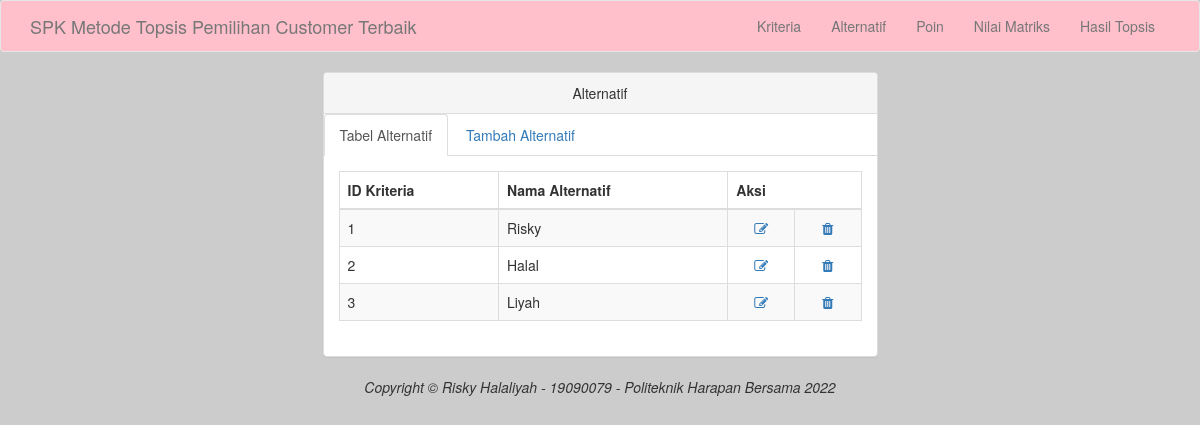
The page /alternatif.php on the database its author committed.
### tables this page shows
CREATE TABLE `tab_alternatif` (
  `id_alternatif` int(11) NOT NULL,
  `nama_alternatif` varchar(50) NOT NULL
);

### alternatif.php (the view, shortened to what this page needs)
<?php
include ("koneksi.php");
 ?>
<!DOCTYPE html>
<html>
  <head>
    <link href="tampilan/css/bootstrap.min.css" rel="stylesheet">
    <link href="tampilan/font-awesome/css/font-awesome.min.css" rel="stylesheet" type="text/css">
  </head>
  <body>
    <nav class="navbar navbar-default navbar-custom navbar-dark bg-dark" style='background-color:pink;'>
      <div class="container">
        <div class="navbar-header">
          <a class="navbar-brand" href="index.php">SPK Metode Topsis Pemilihan Customer Terbaik</a>
        </div>
        <div class="collapse navbar-collapse">
          <ul class="nav navbar-nav navbar-right">
            <li>
              <a href="kriteria.php">Kriteria</a>
            </li>
            <li>
              <a href="alternatif.php">Alternatif</a>
            </li>
            <li>
              <a href="poin.php">Poin</a>
            </li>
            <li>
              <a href="nilmat.php">Nilai Matriks</a>
            </li>
            <li>
              <a href="hastop.php">Hasil Topsis</a>
            </li>
          </ul>
        </div>
      </div>
    </nav>
    <div class="container">
      <div class="row">
        <div class="col-lg-6 col-lg-offset-3">
            <div class="panel panel-default">
                <div class="panel-heading text-center">
                    Alternatif
                </div>
                <ul class="nav nav-tabs">
                    <li class="active">
                      <a href="alternatif.php" data-toggle="tab">Tabel Alternatif</a>
                    </li>
                    <li>
                      <a href="alternatiftambah.php" data-toggle="tab">Tambah Alternatif</a>
                    </li>
                </ul>
                <div class="panel-body">
                    <div class="tab-content">
                      <div class="">
                        <table class="table table-striped table-bordered table-hover">
                          <thead >
                            <tr>
                              <th>ID Kriteria</th>
                              <th>Nama Alternatif</th>
                              <th colspan="2">Aksi</th>
                            </tr>
                          </thead>
                          <tbody>
                            <?php
                            $sql = $koneksi->query('SELECT * FROM tab_alternatif');
                            while ($row = $sql->fetch_array()) {
                            ?>
                            <tr>
                              <td><?php echo $row[0] ?></td>
                              <td><?php echo $row[1] ?></td>
                              <td align="center"><a href="editalternatif.php?id_alternatif=<?php echo $row['id_alternatif'] ?>"><i class="fa fa-edit fa-fw"></i> </td>
                              <td align="center"><a href="hapusalternatif.php?id_alternatif=<?php echo $row['id_alternatif'] ?>"><i class="fa fa-trash fa-fw"></i> </td>
                            </tr>
                            <?php } ?>
                          </tbody>
                        </table>
                      </div>
                    </div>
                </div>
            </div>
        </div>
      </div>
    </div>
    <footer class="text-center">
      <div class="footer-below">
        <div class="container">
          <div class="row">
            <div class="col-lg-12">
              <em>Copyright &copy; Risky Halaliyah - 19090079 - Politeknik Harapan Bersama 2022</em>
            </div>
          </div>
        </div>
      </div>
    </footer>
  </body>
</html>

### alternatif.php (style rules this page uses)
body { background-color: #ccc; }

### rows shown on the page
tab_alternatif: id_alternatif "1", nama_alternatif "Risky"
tab_alternatif: id_alternatif "2", nama_alternatif "Halal"
tab_alternatif: id_alternatif "3", nama_alternatif "Liyah"
